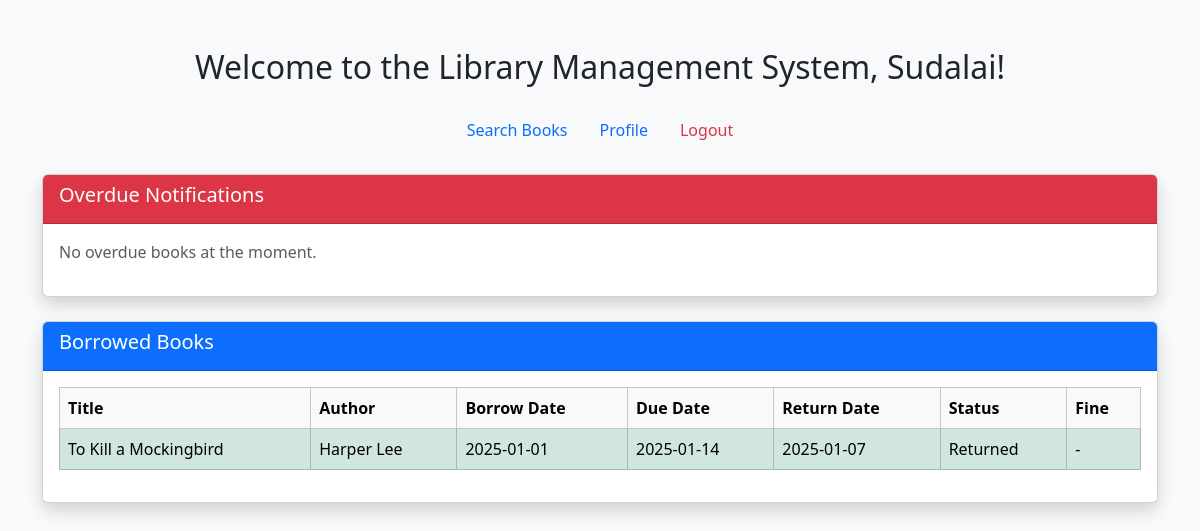
Page /student_dashboard.php (signed in) on the committed database.
### tables this page shows
CREATE TABLE `users` (
  `register_number` varchar(20) NOT NULL,
  `name` varchar(100) NOT NULL,
  `email` varchar(100) NOT NULL,
  `role` enum('admin','student','faculty') NOT NULL,
  `password` varchar(255) NOT NULL
);

CREATE TABLE `borrowed_books` (
  `id` int(11) NOT NULL,
  `book_id` int(11) NOT NULL,
  `student_id` varchar(20) NOT NULL,
  `borrow_date` date NOT NULL,
  `due_date` date NOT NULL,
  `return_date` date DEFAULT NULL,
  `fine` decimal(10,2) DEFAULT 0.00
);

CREATE TABLE `books` (
  `id` int(11) NOT NULL,
  `title` varchar(255) NOT NULL,
  `author` varchar(255) NOT NULL,
  `genre` varchar(100) DEFAULT NULL,
  `barcode` varchar(50) NOT NULL,
  `availability` tinyint(1) NOT NULL DEFAULT 1,
  `is_removed` tinyint(1) NOT NULL DEFAULT 0
);

### student_dashboard.php (the view, shortened to what this page needs)
<?php
$conn = new mysqli('localhost', 'root', '', 'library_management_system');
$user_id = $_SESSION['user_id'];
$sql_overdue = "SELECT b.title, bb.due_date, CEIL(DATEDIFF(CURDATE(), bb.due_date) / 7) * 5 AS current_fine
FROM borrowed_books bb
JOIN books b ON bb.book_id = b.id
WHERE bb.student_id = '$user_id'
AND bb.return_date IS NULL
AND bb.due_date < CURDATE()";
$result_overdue = $conn->query($sql_overdue);
$overdue_books = $result_overdue->fetch_all(MYSQLI_ASSOC);
$user_id = $_SESSION['user_id'];
$sql = "SELECT name FROM users WHERE register_number = '$user_id'";
$result = $conn->query($sql);
$user = $result->fetch_assoc();
$sql = "SELECT b.title,b.author,bb.borrow_date,bb.due_date,bb.return_date, bb.fine,
       CASE
           WHEN bb.return_date IS NOT NULL AND bb.fine > 0 THEN 'Returned with Fine'
           WHEN bb.return_date IS NOT NULL THEN 'Returned'
           WHEN bb.due_date < CURDATE() THEN 'Overdue'
           ELSE 'Currently Borrowed'
       END AS status,
       CASE
           WHEN bb.due_date < CURDATE() AND bb.return_date IS NULL
           THEN CEIL(DATEDIFF(CURDATE(), bb.due_date) / 7) * 5
           ELSE 0
       END AS current_fine
FROM borrowed_books bb
JOIN books b ON bb.book_id = b.id
WHERE bb.student_id = '$user_id'
ORDER BY bb.borrow_date DESC";
$result = $conn->query($sql);
$borrowed_books = $result->fetch_all(MYSQLI_ASSOC);
?>
<!DOCTYPE html>
<html lang="en">
<head>
    <link href="bootstrap-5.3.3-dist/css/bootstrap.min.css" rel="stylesheet">
</head>
<body class="bg-light">
    <div class="container my-5">
        <h2 class="text-center mb-4">Welcome to the Library Management System, <?php echo htmlspecialchars($user['name']); ?>!</h2>
        <nav class="nav justify-content-center mb-4">
            <a class="nav-link" href="search_books.php">Search Books</a>
            <a class="nav-link" href="profile.php">Profile</a>
            <a class="nav-link text-danger" href="logout.php">Logout</a>
        </nav>
        <div class="card shadow mb-4">
            <div class="card-header bg-danger text-white">
                <h5>Overdue Notifications</h5>
            </div>
            <div class="card-body">
                <?php if (!empty($overdue_books)): ?>
                    <ul>
                        <?php foreach ($overdue_books as $book): ?>
                            <li>
                                <strong><?php echo $book['title']; ?></strong> was due on
                                <span class="text-danger"><?php echo $book['due_date']; ?></span>.
                                Current fine:
                                <span class="text-danger">₹<?php echo number_format($book['current_fine'], 2); ?></span>
                            </li>
                        <?php endforeach; ?>
                    </ul>
                <?php else: ?>
                    <p class="text-muted">No overdue books at the moment.</p>
                <?php endif; ?>
            </div>
        </div>
        <div class="card shadow mb-4">
            <div class="card-header bg-primary text-white">
                <h5>Borrowed Books</h5>
            </div>
            <div class="card-body">
                <?php if (!empty($borrowed_books)): ?>
                    <table class="table table-bordered table-hover">
                        <thead class="table-light">
                            <tr>
                                <th>Title</th>
                                <th>Author</th>
                                <th>Borrow Date</th>
                                <th>Due Date</th>
                                <th>Return Date</th>
                                <th>Status</th>
                                <th>Fine</th>
                            </tr>
                        </thead>
                        <tbody>
                            <?php foreach ($borrowed_books as $book): ?>
                                <tr class="<?php
                                            echo $book['status'] === 'Returned with Fine' ? 'table-warning' : ($book['status'] === 'Overdue' ? 'table-danger' : ($book['status'] === 'Returned' ? 'table-success' : 'table-primary')); ?>">
                                    <td><?php echo $book['title']; ?></td>
                                    <td><?php echo $book['author']; ?></td>
                                    <td><?php echo $book['borrow_date']; ?></td>
                                    <td><?php echo $book['due_date']; ?></td>
                                    <td><?php echo $book['return_date'] ?? 'N/A'; ?></td>
                                    <td><?php echo $book['status']; ?></td>
                                    <td>
                                        <?php
                                        if ($book['status'] === 'Returned with Fine') {
                                            echo "₹" . number_format($book['fine'], 2);
                                        } elseif ($book['status'] === 'Overdue') {
                                            echo "₹" . number_format($book['current_fine'], 2);
                                        } else {
                                            echo '-';
                                        }
                                        ?>
                                    </td>
                                </tr>
                            <?php endforeach; ?>
                        </tbody>
                    </table>
                <?php else: ?>
                    <p class="text-muted">No books borrowed yet.</p>
                <?php endif; ?>
            </div>
        </div>
    </div>
</body>
</html>

### rows in the picture
users: name "Sudalai"
borrowed_books: book.title "To Kill a Mockingbird", book.author "Harper Lee", borrow_date "2025-01-01", due_date "2025-01-14", return_date "2025-01-07", status "Returned"
